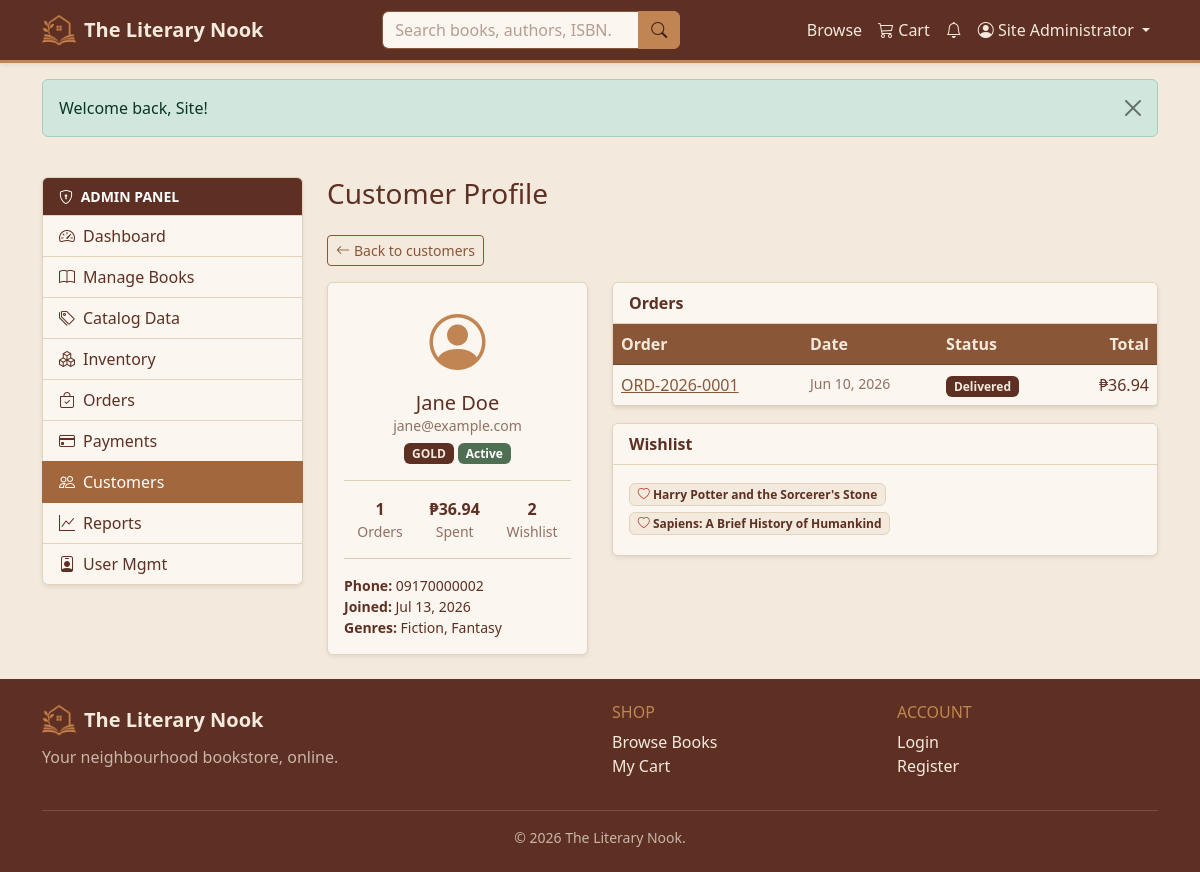
/admin/customer_detail.php?id=2 (signed in), run on the app's committed database.
### tables this page shows
CREATE TABLE users (
    user_id            INT UNSIGNED     NOT NULL AUTO_INCREMENT,
    first_name         VARCHAR(50)      NOT NULL,
    last_name          VARCHAR(50)      NOT NULL,
    email              VARCHAR(120)     NOT NULL,
    password_hash      VARCHAR(255)     NOT NULL,       
    phone              VARCHAR(20)      DEFAULT NULL,
    avatar             VARCHAR(255)     DEFAULT NULL,   
    role               ENUM('customer','admin') NOT NULL DEFAULT 'customer',
    membership_status  ENUM('regular','silver','gold','vip') NOT NULL DEFAULT 'regular',
    is_active          TINYINT(1)       NOT NULL DEFAULT 1,
    created_at         TIMESTAMP        NOT NULL DEFAULT CURRENT_TIMESTAMP,
    updated_at         TIMESTAMP        NOT NULL DEFAULT CURRENT_TIMESTAMP
                                        ON UPDATE CURRENT_TIMESTAMP,
    PRIMARY KEY (user_id),
    UNIQUE KEY uq_users_email (email),
    KEY idx_users_role (role)
);

CREATE TABLE orders (
    order_id            INT UNSIGNED NOT NULL AUTO_INCREMENT,
    order_number        VARCHAR(20)  NOT NULL,
    user_id             INT UNSIGNED NOT NULL,
    shipping_address_id INT UNSIGNED DEFAULT NULL,
    promo_id            INT UNSIGNED DEFAULT NULL,
    status              ENUM('pending','confirmed','shipped','delivered','cancelled')
                                     NOT NULL DEFAULT 'pending',
    subtotal            DECIMAL(10,2) NOT NULL DEFAULT 0,
    discount_amount     DECIMAL(10,2) NOT NULL DEFAULT 0,
    shipping_fee        DECIMAL(10,2) NOT NULL DEFAULT 0,
    total_amount        DECIMAL(10,2) NOT NULL DEFAULT 0,
    placed_at           TIMESTAMP     NOT NULL DEFAULT CURRENT_TIMESTAMP,
    PRIMARY KEY (order_id),
    UNIQUE KEY uq_order_number (order_number),
    KEY idx_order_user (user_id),
    KEY idx_order_status (status),
    CONSTRAINT fk_order_user FOREIGN KEY (user_id)
        REFERENCES users (user_id) ON DELETE RESTRICT ON UPDATE CASCADE,
    CONSTRAINT fk_order_addr FOREIGN KEY (shipping_address_id)
        REFERENCES addresses (address_id) ON DELETE SET NULL ON UPDATE CASCADE,
    CONSTRAINT fk_order_promo FOREIGN KEY (promo_id)
        REFERENCES promotions (promo_id) ON DELETE SET NULL ON UPDATE CASCADE
);

CREATE TABLE books (
    book_id          INT UNSIGNED  NOT NULL AUTO_INCREMENT,
    title            VARCHAR(200)  NOT NULL,
    isbn             VARCHAR(20)   NOT NULL,
    author_id        INT UNSIGNED  NOT NULL,
    publisher_id     INT UNSIGNED  DEFAULT NULL,
    category_id      INT UNSIGNED  DEFAULT NULL,
    publication_year SMALLINT      DEFAULT NULL,
    description      TEXT          DEFAULT NULL,
    cover_image      VARCHAR(255)  DEFAULT NULL,    
    is_active        TINYINT(1)    NOT NULL DEFAULT 1,
    created_at       TIMESTAMP     NOT NULL DEFAULT CURRENT_TIMESTAMP,
    PRIMARY KEY (book_id),
    UNIQUE KEY uq_book_isbn (isbn),
    KEY idx_book_title (title),                     
    KEY idx_book_author (author_id),
    KEY idx_book_publisher (publisher_id),
    KEY idx_book_category (category_id),
    KEY idx_book_year (publication_year),
    CONSTRAINT fk_book_author FOREIGN KEY (author_id)
        REFERENCES authors (author_id) ON DELETE RESTRICT ON UPDATE CASCADE,
    CONSTRAINT fk_book_publisher FOREIGN KEY (publisher_id)
        REFERENCES publishers (publisher_id) ON DELETE SET NULL ON UPDATE CASCADE,
    CONSTRAINT fk_book_category FOREIGN KEY (category_id)
        REFERENCES categories (category_id) ON DELETE SET NULL ON UPDATE CASCADE
);

### config/database.php (called while the page is built, shortened)
<?php
try {
    $conn = mysqli_connect(DB_HOST, DB_USER, DB_PASS, DB_NAME);
    mysqli_set_charset($conn, 'utf8mb4');
} catch (mysqli_sql_exception $e) {
    error_log('Database connection failed: ' . $e->getMessage());
    http_response_code(503);
    echo '<div style="font-family:system-ui,sans-serif;max-width:640px;margin:3rem auto;'
       . 'padding:1.5rem;border:1px solid #e3d3bc;border-radius:.75rem">'
       . '<h3 style="color:#a8412f;margin-top:0">Service temporarily unavailable</h3>'
       . '<p>The site cannot reach its database right now. Please try again shortly.</p>'
       . '</div>';
    exit;
}
function db_types(array $params): string
{
    $types = '';
    foreach ($params as $p) {
        if (is_int($p))        $types .= 'i';
        elseif (is_float($p))  $types .= 'd';
        else                   $types .= 's';
    }
    return $types;
}
function db_run(string $sql, array $params = [], string $types = '')
{
    global $conn;
    $stmt = mysqli_prepare($conn, $sql);
    if ($params) {
        if ($types === '') $types = db_types($params);
        mysqli_stmt_bind_param($stmt, $types, ...$params);
    }
    mysqli_stmt_execute($stmt);
    return $stmt;
}
function db_all(string $sql, array $params = [], string $types = ''): array
{
    $stmt = db_run($sql, $params, $types);
    $res  = mysqli_stmt_get_result($stmt);
    $rows = mysqli_fetch_all($res, MYSQLI_ASSOC);
    return $rows;
}
function db_one(string $sql, array $params = [], string $types = ''): ?array
{
    $stmt = db_run($sql, $params, $types);
    $res  = mysqli_stmt_get_result($stmt);
    $row  = mysqli_fetch_assoc($res);
    return $row ?: null;
}
function db_scalar(string $sql, array $params = [], string $types = '')
{
    $row = db_one($sql, $params, $types);
    return $row ? array_values($row)[0] : null;
}

### admin/customer_detail.php (the view, shortened to what this page needs)
<?php
$cid = (int) ($_GET['id'] ?? 0);
$c = db_one("SELECT * FROM users WHERE user_id = ? AND role = 'customer'", [$cid]);
$orders = db_all('SELECT order_id, order_number, status, total_amount, placed_at FROM orders WHERE user_id=? ORDER BY placed_at DESC', [$cid]);
$wishlist = db_all('SELECT b.title FROM wishlists w JOIN books b ON b.book_id=w.book_id WHERE w.user_id=?', [$cid]);
$genres = db_all('SELECT g.name FROM user_preferred_genres upg JOIN genres g ON g.genre_id=upg.genre_id WHERE upg.user_id=?', [$cid]);
$spent = (float) db_scalar("SELECT COALESCE(SUM(total_amount),0) FROM orders WHERE user_id=? AND status IN('confirmed','shipped','delivered')", [$cid]);
include INCLUDES_PATH . '/header.php';
include INCLUDES_PATH . '/dash_open.php';
?>
<a href="<?= url('admin/customers.php') ?>" class="btn btn-sm btn-outline-secondary mb-3"><i class="bi bi-arrow-left me-1"></i>Back to customers</a>
<div class="row g-4">
  <div class="col-lg-4">
    <div class="card shadow-sm text-center">
      <div class="card-body">
        <i class="bi bi-person-circle text-warning" style="font-size:3.5rem;"></i>
        <h5 class="mt-2 mb-0"><?= e($c['first_name'].' '.$c['last_name']) ?></h5>
        <p class="text-muted small mb-1"><?= e($c['email']) ?></p>
        <span class="badge text-bg-dark text-uppercase"><?= e($c['membership_status']) ?></span>
        <?= $c['is_active'] ? '<span class="badge text-bg-success">Active</span>' : '<span class="badge text-bg-secondary">Inactive</span>' ?>
        <hr>
        <div class="d-flex justify-content-around">
          <div><div class="fw-bold"><?= count($orders) ?></div><div class="small text-muted">Orders</div></div>
          <div><div class="fw-bold"><?= money($spent) ?></div><div class="small text-muted">Spent</div></div>
          <div><div class="fw-bold"><?= count($wishlist) ?></div><div class="small text-muted">Wishlist</div></div>
        </div>
        <hr>
        <div class="text-start small">
          <strong>Phone:</strong> <?= e($c['phone'] ?: '—') ?><br>
          <strong>Joined:</strong> <?= nice_date($c['created_at']) ?><br>
          <strong>Genres:</strong> <?= $genres ? e(implode(', ', array_column($genres,'name'))) : '—' ?>
        </div>
      </div>
    </div>
  </div>
  <div class="col-lg-8">
    <div class="card shadow-sm mb-3">
      <div class="card-header bg-white fw-semibold">Orders</div>
      <div class="table-responsive"><table class="table mb-0">
        <thead class="table-light"><tr><th>Order</th><th>Date</th><th>Status</th><th class="text-end">Total</th></tr></thead>
        <tbody>
        <?php foreach ($orders as $o): ?>
          <tr><td><a href="<?= url('admin/order_detail.php?id='.(int)$o['order_id']) ?>"><?= e($o['order_number']) ?></a></td>
              <td class="small text-muted"><?= nice_date($o['placed_at']) ?></td><td><?= status_badge($o['status']) ?></td>
              <td class="text-end"><?= money($o['total_amount']) ?></td></tr>
        <?php endforeach; ?>
        </tbody>
      </table></div>
    </div>
    <div class="card shadow-sm">
      <div class="card-header bg-white fw-semibold">Wishlist</div>
      <div class="card-body">
        <?php if ($wishlist): foreach ($wishlist as $w): ?>
          <span class="badge text-bg-light border mb-1"><i class="bi bi-heart text-danger"></i> <?= e($w['title']) ?></span>
        <?php endforeach; else: ?><span class="text-muted small">Empty.</span><?php endif; ?>
      </div>
    </div>
  </div>
</div>
<?php include INCLUDES_PATH . '/dash_close.php'; include INCLUDES_PATH . '/footer.php'; ?>

### functions/functions.php (shortened to what this page needs)
<?php
function e($value): string
{
    return htmlspecialchars((string) $value, ENT_QUOTES, 'UTF-8');
}
function url(string $path = ''): string
{
    return BASE_URL . ltrim($path, '/');
}
function money($amount): string
{
    return CURRENCY . number_format((float) $amount, 2);
}
function nice_date($datetime): string
{
    return date('M d, Y', strtotime($datetime));
}
function status_badge(string $status): string
{
    $map = [
        'pending'   => 'light',     'confirmed' => 'warning',
        'shipped'   => 'secondary', 'delivered' => 'dark',
        'cancelled' => 'danger',    'completed' => 'dark',
        'failed'    => 'danger',    'refunded'  => 'warning',
    ];
    $color = $map[$status] ?? 'light';
    $extra = $color === 'light' ? ' border' : '';
    return '<span class="badge text-bg-' . $color . $extra . ' text-capitalize">' . e($status) . '</span>';
}

### assets/css/style.css (style rules this page uses)
:root { --ln-cream: #F3E9DC; --ln-caramel: #C08552; --ln-brownie: #5E3023; --ln-coffee: #895737; --ln-cream-100: #FBF6EF; --ln-cream-300: #E3D3BC; --ln-cream-400: #D6C0A3; --ln-caramel-600: #A2673C; --ln-caramel-700: #8F5A34; --ln-caramel-800: #7C4E2D; --ln-coffee-700: #6F452B; --ln-brownie-700: #4A2419; --ln-brownie-900: #3B1C14; --ln-caramel-soft: rgba(192, 133, 82, .14); --ln-brownie-muted: rgba(94, 48, 35, .68); --bs-primary: #A2673C; --bs-primary-rgb: 162, 103, 60; --bs-secondary: #895737; --bs-secondary-rgb: 137, 87, 55; --bs-info: #895737; --bs-info-rgb: 137, 87, 55; --bs-warning: #C08552; --bs-warning-rgb: 192, 133, 82; --bs-dark: #5E3023; --bs-dark-rgb: 94, 48, 35; --bs-light: #F3E9DC; --bs-light-rgb: 243, 233, 220; --bs-success: #4F6F52; --bs-success-rgb: 79, 111, 82; --bs-danger: #A8412F; --bs-danger-rgb: 168, 65, 47; --bs-body-bg: var(--ln-cream); --bs-body-color: var(--ln-brownie); --bs-body-color-rgb: 94, 48, 35; --bs-emphasis-color: var(--ln-brownie); --bs-heading-color: var(--ln-brownie); --bs-secondary-color: var(--ln-brownie-muted); --bs-tertiary-color: rgba(94, 48, 35, .5); --bs-secondary-bg: var(--ln-cream-300); --bs-secondary-bg-rgb: 227, 211, 188; --bs-tertiary-bg: var(--ln-cream); --bs-tertiary-bg-rgb: 243, 233, 220; --bs-border-color: var(--ln-cream-300); --bs-border-color-translucent: rgba(94, 48, 35, .16); --bs-code-color: var(--ln-coffee); --bs-link-color: var(--ln-coffee); --bs-link-color-rgb: 137, 87, 55; --bs-link-hover-color: var(--ln-brownie); --bs-link-hover-color-rgb: 94, 48, 35; --bs-focus-ring-color: rgba(192, 133, 82, .35); --bs-primary-bg-subtle: #F0E1D2; --bs-primary-border-subtle: var(--ln-cream-400); --bs-primary-text-emphasis: var(--ln-brownie); --bs-secondary-bg-subtle: #EFE2D4; --bs-secondary-border-subtle: var(--ln-cream-400); --bs-secondary-text-emphasis: var(--ln-coffee-700); --bs-info-bg-subtle: #EFE2D4; --bs-info-border-subtle: var(--ln-cream-400); --bs-info-text-emphasis: var(--ln-coffee-700); --bs-warning-bg-subtle: #F5E6D5; --bs-warning-border-subtle: var(--ln-cream-400); --bs-warning-text-emphasis: var(--ln-caramel-800); --bs-light-bg-subtle: var(--ln-cream-100); --bs-light-border-subtle: var(--ln-cream-300); --bs-dark-bg-subtle: var(--ln-cream-400); --bs-dark-border-subtle: var(--ln-coffee); --bs-dark-text-emphasis: var(--ln-brownie); }
body { font-family: 'Segoe UI', system-ui, -apple-system, sans-serif; background-color: var(--ln-cream); color: var(--ln-brownie); }
.bg-white { background-color: var(--ln-cream-100) !important; }
.text-bg-info, .text-bg-primary, .text-bg-secondary, .text-bg-dark { color: var(--ln-cream) !important; }
.text-bg-light { color: var(--ln-brownie) !important; }
.btn-outline-secondary { --bs-btn-color: var(--ln-coffee); --bs-btn-border-color: var(--ln-coffee); --bs-btn-hover-color: #fff; --bs-btn-hover-bg: var(--ln-coffee); --bs-btn-hover-border-color: var(--ln-coffee); --bs-btn-active-color: #fff; --bs-btn-active-bg: var(--ln-coffee-700); --bs-btn-active-border-color: var(--ln-coffee-700); --bs-btn-disabled-color: var(--ln-brownie-muted); --bs-btn-disabled-border-color: var(--ln-cream-400); }
.card { --bs-card-bg: var(--ln-cream-100); --bs-card-border-color: var(--ln-cream-300); --bs-card-cap-bg: var(--ln-cream-100); --bs-card-color: var(--ln-brownie); }
.card-header { border-bottom-color: var(--ln-cream-300); color: var(--ln-brownie); }
.table { --bs-table-color: var(--ln-brownie); --bs-table-bg: transparent; --bs-table-border-color: var(--ln-cream-300); --bs-table-striped-color: var(--ln-brownie); --bs-table-striped-bg: rgba(192, 133, 82, .07); --bs-table-hover-color: var(--ln-brownie); --bs-table-hover-bg: var(--ln-caramel-soft); }
.table thead th { white-space: nowrap; }
.table-light { --bs-table-color: var(--ln-cream); --bs-table-bg: var(--ln-coffee); --bs-table-border-color: var(--ln-coffee-700); --bs-table-striped-color: var(--ln-cream); --bs-table-hover-color: var(--ln-cream); --bs-table-hover-bg: var(--ln-coffee-700); }
hr { border-color: var(--ln-cream-400); opacity: .75; }

### data on the page
users: first_name+last_name "Jane Doe", email "jane@example.com", membership_status "GOLD", phone "09170000002", created_at "Jul 13, 2026"
orders: order_number "ORD-2026-0001", placed_at "Jun 10, 2026", status "Delivered", total_amount "₱36.94"
books: title "Harry Potter and the Sorcerer's Stone"
books: title "Sapiens: A Brief History of Humankind"

### other printed values
SITE_NAME "The Literary Nook"
$u['name'] "Site Administrator"
$f['message'] "Welcome back, Site!"
$label "Dashboard"
$label "Manage Books"
$label "Catalog Data"
$label "Inventory"
$label "Orders"
$label "Payments"
$label "Customers"
$label "Reports"
$label "User Mgmt"
$dash_title "Customer Profile"
count($orders) "1"
money($spent) "₱36.94"
